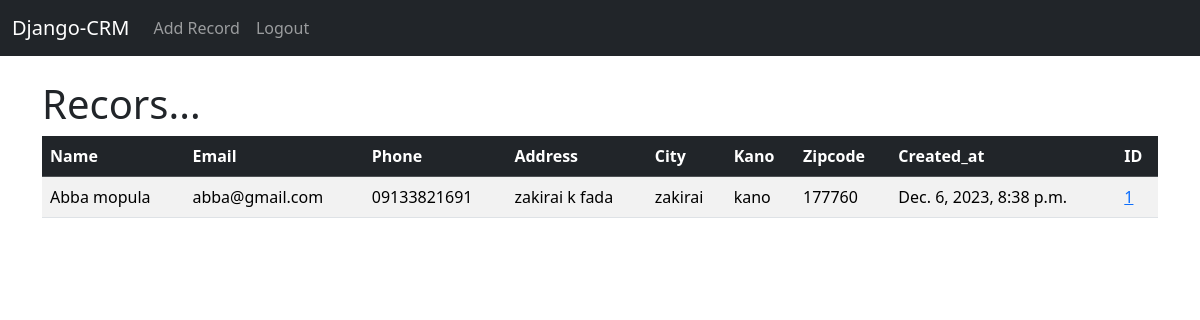
The app's page / (signed in), older data.
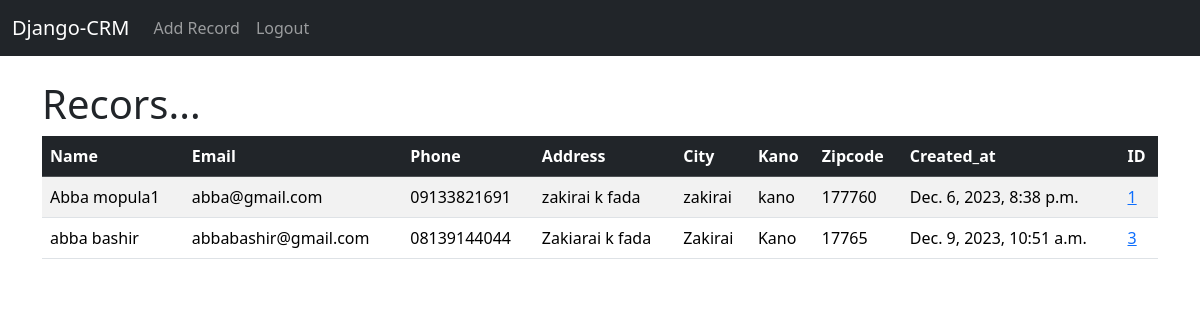
The same page, newer data.
### website/models.py (models this page shows, shortened)
class Record(models.Model):
    created_at = models.DateTimeField(auto_now_add=True)
    first_name = models.CharField(max_length=50)
    last_name = models.CharField(max_length=50)
    email = models.CharField(max_length=100)
    phone = models.CharField(max_length=15)
    address = models.CharField(max_length=100)
    city = models.CharField(max_length=50)
    state =  models.CharField(max_length=50)
    zipcode = models.CharField(max_length=20)

### website/views.py (the view)
# urls.py: 2. Add a URL to urlpatterns:  path('', views.home, name='home')
def home(request):
    records = Record.objects.all()
    if request.method == 'POST':
        username = request.POST['username']
        password = request.POST['password']
        user = authenticate(request, username=username, password=password)
        if user is not None:
            login(request, user)
            messages.success(request, "You have been logged In")
            return redirect('home')
        else:
            messages.success(request, "There is an Error logging In, Please Try Again...")
            return redirect('home')
    else:
        return render(request, 'home.html', {'records': records})

### website/templates/home.html (shortened to what this page needs)
{% extends 'base.html' %}
{% block content %}
{% if user.is_authenticated %}
    <h1>Recors...</h1>
    <table class="table table-striped table-hover table-bordere">
      <thead class="table-dark">
        <tr>
          <th scope="col">Name</th>
          <th scope="col">Email</th>
          <th scope="col">Phone</th>
          <th scope="col">Address</th>
          <th scope="col">City</th>
          <th scope="col">Kano</th>
          <th scope="col">Zipcode</th>
          <th scope="col">Created_at</th>
          <th scope="col">ID</th>
        </tr>
      </thead>
      <tbody>
      {% if records %}
          {% for record in records %}
          <tr>
            <td>{{ record.first_name }}
              {{ record.last_name }}</td>
            <td>{{ record.email }}</td>
            <td>{{ record.phone }}</td>
            <td>{{ record.address }}</td>
            <td>{{ record.city }}</td>
            <td>{{ record.state }}</td>
            <td>{{ record.zipcode }}</td>
            <td>{{ record.created_at }}</td>
            <td><a href="{% url 'record' record.id %}">{{ record.id }}</a></td>
          </tr>    {% comment %} <br><br> {% endcomment %}
          {% endfor %}
      {% endif %}
      </tbody>
    </table
{% endif %}
{% endblock content %}

### website/templates/base.html (shortened to what this page needs)
<!doctype html>
<html lang="en">
  <head>
    <link href="https://cdn.jsdelivr.net/npm/bootstrap@5.3.2/dist/css/bootstrap.min.css" rel="stylesheet">
  </head>
  <body>
    {% include 'navbar.html' %}
    <div class="container">
        <br>
        {% block content %}
        {% endblock content %}
    </div>
  </body>
</html>

### website/templates/navbar.html (shortened to what this page needs)
<nav class="navbar navbar-expand-lg navbar-dark bg-dark">
    <div class="container-fluid">
      <a class="navbar-brand" href="{% url 'home' %}">Django-CRM</a>
      <div class="collapse navbar-collapse" id="navbarSupportedContent">
        <ul class="navbar-nav me-auto mb-2 mb-lg-0">
         {% if user.is_authenticated %}
         <li class="nav-item">
          <a class="nav-link" href="{% url 'add_record' %}">Add Record</a>
        </li>
         <li class="nav-item">
          <a class="nav-link" href="{% url 'logout' %}">Logout</a>
        </li>
        {% else %}
        <li class="nav-item">
          <a class="nav-link" href="{% url 'register' %}">Regsiter</a>
        </li><li class="nav-item">
          <a class="nav-link" href="{% url 'home' %}">login</a>
        </li>
         {% endif %}
        </ul>
      </div>
    </div>
  </nav>

Row changes from the older to the newer data that the page shows:
changed Record "Abba": last_name "mopula" → "mopula1"
added Record: first_name "abba", last_name "bashir", email "abbabashir@gmail.com", phone "08139144044", address "Zakiarai k fada", city "Zakirai", state "Kano", zipcode "17765", created_at "Dec. 9, 2023, 10:51 a.m.", id "3"
